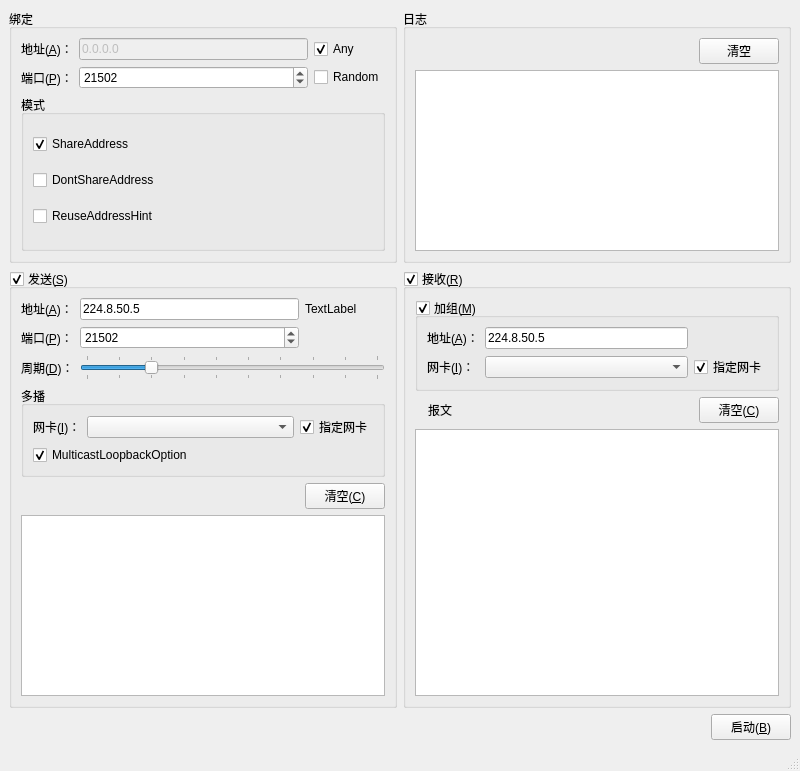
<?xml version="1.0" encoding="UTF-8"?>
<ui version="4.0">
 <class>MainWindow</class>
 <widget class="QMainWindow" name="MainWindow">
  <property name="geometry">
   <rect>
    <x>0</x>
    <y>0</y>
    <width>800</width>
    <height>771</height>
   </rect>
  </property>
  <property name="windowTitle">
   <string>QUdpSocket Demo</string>
  </property>
  <widget class="QWidget" name="centralwidget">
   <layout class="QVBoxLayout" name="verticalLayout_4">
    <item>
     <layout class="QHBoxLayout" name="horizontalLayout_3">
      <item>
       <widget class="QGroupBox" name="groupBoxBind">
        <property name="title">
         <string>绑定</string>
        </property>
        <layout class="QGridLayout" name="gridLayout">
         <item row="0" column="0">
          <widget class="QLabel" name="label_3">
           <property name="text">
            <string>地址(&amp;A)：</string>
           </property>
           <property name="buddy">
            <cstring>bindAddr</cstring>
           </property>
          </widget>
         </item>
         <item row="0" column="1">
          <widget class="QLineEdit" name="bindAddr">
           <property name="enabled">
            <bool>false</bool>
           </property>
           <property name="text">
            <string>0.0.0.0</string>
           </property>
          </widget>
         </item>
         <item row="0" column="2">
          <widget class="QCheckBox" name="cbAny">
           <property name="text">
            <string>Any</string>
           </property>
           <property name="checked">
            <bool>true</bool>
           </property>
          </widget>
         </item>
         <item row="1" column="0">
          <widget class="QLabel" name="label_4">
           <property name="text">
            <string>端口(&amp;P)：</string>
           </property>
           <property name="buddy">
            <cstring>bindPort</cstring>
           </property>
          </widget>
         </item>
         <item row="1" column="1">
          <widget class="QSpinBox" name="bindPort">
           <property name="suffix">
            <string/>
           </property>
           <property name="prefix">
            <string/>
           </property>
           <property name="minimum">
            <number>0</number>
           </property>
           <property name="maximum">
            <number>65535</number>
           </property>
           <property name="value">
            <number>21502</number>
           </property>
           <property name="displayIntegerBase">
            <number>10</number>
           </property>
          </widget>
         </item>
         <item row="1" column="2">
          <widget class="QCheckBox" name="cbRandom">
           <property name="text">
            <string>Random</string>
           </property>
          </widget>
         </item>
         <item row="2" column="0" colspan="3">
          <widget class="QGroupBox" name="groupBox_2">
           <property name="title">
            <string>模式</string>
           </property>
           <layout class="QVBoxLayout" name="verticalLayout">
            <item>
             <widget class="QCheckBox" name="cbShareAddress">
              <property name="text">
               <string>ShareAddress</string>
              </property>
              <property name="checked">
               <bool>true</bool>
              </property>
             </widget>
            </item>
            <item>
             <widget class="QCheckBox" name="cbDontShareAddress">
              <property name="text">
               <string>DontShareAddress</string>
              </property>
             </widget>
            </item>
            <item>
             <widget class="QCheckBox" name="cbReuseAddressHint">
              <property name="text">
               <string>ReuseAddressHint</string>
              </property>
             </widget>
            </item>
           </layout>
          </widget>
         </item>
        </layout>
       </widget>
      </item>
      <item>
       <widget class="QGroupBox" name="groupBox_3">
        <property name="title">
         <string>日志</string>
        </property>
        <layout class="QVBoxLayout" name="verticalLayout_2">
         <item>
          <layout class="QHBoxLayout" name="horizontalLayout">
           <item>
            <spacer name="horizontalSpacer">
             <property name="orientation">
              <enum>Qt::Horizontal</enum>
             </property>
             <property name="sizeHint" stdset="0">
              <size>
               <width>40</width>
               <height>20</height>
              </size>
             </property>
            </spacer>
           </item>
           <item>
            <widget class="QPushButton" name="pushButton">
             <property name="text">
              <string>清空</string>
             </property>
            </widget>
           </item>
          </layout>
         </item>
         <item>
          <widget class="QPlainTextEdit" name="plainTextEditLog">
           <property name="readOnly">
            <bool>true</bool>
           </property>
           <property name="maximumBlockCount">
            <number>100</number>
           </property>
          </widget>
         </item>
        </layout>
       </widget>
      </item>
     </layout>
    </item>
    <item>
     <layout class="QHBoxLayout" name="horizontalLayout_4">
      <item>
       <widget class="QGroupBox" name="groupBoxSend">
        <property name="title">
         <string>发送(&amp;S)</string>
        </property>
        <property name="checkable">
         <bool>true</bool>
        </property>
        <property name="checked">
         <bool>true</bool>
        </property>
        <layout class="QGridLayout" name="gridLayout_4">
         <item row="2" column="0">
          <widget class="QLabel" name="label_10">
           <property name="text">
            <string>周期(&amp;D)：</string>
           </property>
           <property name="buddy">
            <cstring>sliderFrequency</cstring>
           </property>
          </widget>
         </item>
         <item row="0" column="1">
          <widget class="QLineEdit" name="dstAddr">
           <property name="text">
            <string>224.8.50.5</string>
           </property>
          </widget>
         </item>
         <item row="2" column="1" colspan="2">
          <widget class="QSlider" name="sliderFrequency">
           <property name="minimum">
            <number>1</number>
           </property>
           <property name="maximum">
            <number>10</number>
           </property>
           <property name="pageStep">
            <number>1</number>
           </property>
           <property name="value">
            <number>3</number>
           </property>
           <property name="sliderPosition">
            <number>3</number>
           </property>
           <property name="orientation">
            <enum>Qt::Horizontal</enum>
           </property>
           <property name="invertedAppearance">
            <bool>false</bool>
           </property>
           <property name="invertedControls">
            <bool>false</bool>
           </property>
           <property name="tickPosition">
            <enum>QSlider::TicksBothSides</enum>
           </property>
           <property name="tickInterval">
            <number>1</number>
           </property>
          </widget>
         </item>
         <item row="0" column="2">
          <widget class="QLabel" name="labelAddrType">
           <property name="text">
            <string>TextLabel</string>
           </property>
          </widget>
         </item>
         <item row="0" column="0">
          <widget class="QLabel" name="label_6">
           <property name="text">
            <string>地址(&amp;A)：</string>
           </property>
           <property name="buddy">
            <cstring>dstAddr</cstring>
           </property>
          </widget>
         </item>
         <item row="5" column="0" colspan="3">
          <widget class="QPlainTextEdit" name="plainTextEditSend">
           <property name="readOnly">
            <bool>true</bool>
           </property>
           <property name="maximumBlockCount">
            <number>100</number>
           </property>
          </widget>
         </item>
         <item row="3" column="0" colspan="3">
          <widget class="QGroupBox" name="groupBoxMulti">
           <property name="statusTip">
            <string>多播时建议指定网卡</string>
           </property>
           <property name="title">
            <string>多播</string>
           </property>
           <layout class="QGridLayout" name="gridLayout_3">
            <item row="0" column="0">
             <widget class="QLabel" name="label_7">
              <property name="text">
               <string>网卡(&amp;I)：</string>
              </property>
              <property name="buddy">
               <cstring>iFaceSend</cstring>
              </property>
             </widget>
            </item>
            <item row="0" column="1">
             <widget class="QComboBox" name="iFaceSend">
              <property name="enabled">
               <bool>true</bool>
              </property>
              <property name="sizePolicy">
               <sizepolicy hsizetype="Expanding" vsizetype="Fixed">
                <horstretch>0</horstretch>
                <verstretch>0</verstretch>
               </sizepolicy>
              </property>
             </widget>
            </item>
            <item row="0" column="2">
             <widget class="QCheckBox" name="cbInterface4Send">
              <property name="text">
               <string>指定网卡</string>
              </property>
              <property name="checked">
               <bool>true</bool>
              </property>
             </widget>
            </item>
            <item row="1" column="0" colspan="2">
             <widget class="QCheckBox" name="cbMulticastLoopbackOption">
              <property name="text">
               <string>MulticastLoopbackOption</string>
              </property>
              <property name="checked">
               <bool>true</bool>
              </property>
             </widget>
            </item>
           </layout>
          </widget>
         </item>
         <item row="1" column="1">
          <widget class="QSpinBox" name="dstPort">
           <property name="suffix">
            <string/>
           </property>
           <property name="prefix">
            <string/>
           </property>
           <property name="minimum">
            <number>10000</number>
           </property>
           <property name="maximum">
            <number>65535</number>
           </property>
           <property name="value">
            <number>21502</number>
           </property>
           <property name="displayIntegerBase">
            <number>10</number>
           </property>
          </widget>
         </item>
         <item row="1" column="0">
          <widget class="QLabel" name="label_2">
           <property name="text">
            <string>端口(&amp;P)：</string>
           </property>
           <property name="buddy">
            <cstring>dstPort</cstring>
           </property>
          </widget>
         </item>
         <item row="4" column="2">
          <widget class="QPushButton" name="pushButton_3">
           <property name="text">
            <string>清空(&amp;C)</string>
           </property>
          </widget>
         </item>
        </layout>
       </widget>
      </item>
      <item>
       <widget class="QGroupBox" name="groupBoxRecv">
        <property name="title">
         <string>接收(&amp;R)</string>
        </property>
        <property name="checkable">
         <bool>true</bool>
        </property>
        <layout class="QVBoxLayout" name="verticalLayout_3">
         <item>
          <widget class="QGroupBox" name="groupBoxJoin">
           <property name="statusTip">
            <string>加组时建议指定网卡</string>
           </property>
           <property name="title">
            <string>加组(&amp;M)</string>
           </property>
           <property name="checkable">
            <bool>true</bool>
           </property>
           <property name="checked">
            <bool>true</bool>
           </property>
           <layout class="QGridLayout" name="gridLayout_2">
            <item row="0" column="0">
             <widget class="QLabel" name="label_5">
              <property name="text">
               <string>地址(&amp;A)：</string>
              </property>
              <property name="buddy">
               <cstring>multiAddr</cstring>
              </property>
             </widget>
            </item>
            <item row="0" column="1">
             <widget class="QLineEdit" name="multiAddr">
              <property name="text">
               <string>224.8.50.5</string>
              </property>
             </widget>
            </item>
            <item row="1" column="0">
             <widget class="QLabel" name="label">
              <property name="text">
               <string>网卡(&amp;I)：</string>
              </property>
              <property name="buddy">
               <cstring>iFaceJoin</cstring>
              </property>
             </widget>
            </item>
            <item row="1" column="1">
             <widget class="QComboBox" name="iFaceJoin"/>
            </item>
            <item row="1" column="2">
             <widget class="QCheckBox" name="cbInterface">
              <property name="text">
               <string>指定网卡</string>
              </property>
              <property name="checked">
               <bool>true</bool>
              </property>
             </widget>
            </item>
           </layout>
          </widget>
         </item>
         <item>
          <layout class="QHBoxLayout" name="horizontalLayout_2">
           <item>
            <widget class="QLabel" name="label_8">
             <property name="text">
              <string/>
             </property>
            </widget>
           </item>
           <item>
            <widget class="QLabel" name="label_9">
             <property name="text">
              <string>报文</string>
             </property>
            </widget>
           </item>
           <item>
            <spacer name="horizontalSpacer_2">
             <property name="orientation">
              <enum>Qt::Horizontal</enum>
             </property>
             <property name="sizeHint" stdset="0">
              <size>
               <width>40</width>
               <height>20</height>
              </size>
             </property>
            </spacer>
           </item>
           <item>
            <widget class="QPushButton" name="pushButton_2">
             <property name="text">
              <string>清空(&amp;C)</string>
             </property>
            </widget>
           </item>
          </layout>
         </item>
         <item>
          <widget class="QPlainTextEdit" name="plainTextEditRecv">
           <property name="readOnly">
            <bool>true</bool>
           </property>
           <property name="maximumBlockCount">
            <number>100</number>
           </property>
          </widget>
         </item>
        </layout>
       </widget>
      </item>
     </layout>
    </item>
    <item>
     <layout class="QHBoxLayout" name="horizontalLayout_5">
      <item>
       <spacer name="horizontalSpacer_3">
        <property name="orientation">
         <enum>Qt::Horizontal</enum>
        </property>
        <property name="sizeHint" stdset="0">
         <size>
          <width>40</width>
          <height>20</height>
         </size>
        </property>
       </spacer>
      </item>
      <item>
       <widget class="QPushButton" name="btnSwitch">
        <property name="text">
         <string>启动(&amp;B)</string>
        </property>
        <property name="checkable">
         <bool>true</bool>
        </property>
       </widget>
      </item>
     </layout>
    </item>
   </layout>
  </widget>
  <widget class="QMenuBar" name="menubar">
   <property name="geometry">
    <rect>
     <x>0</x>
     <y>0</y>
     <width>800</width>
     <height>27</height>
    </rect>
   </property>
  </widget>
  <widget class="QStatusBar" name="statusbar"/>
 </widget>
 <resources/>
 <connections>
  <connection>
   <sender>cbAny</sender>
   <signal>toggled(bool)</signal>
   <receiver>bindAddr</receiver>
   <slot>setDisabled(bool)</slot>
   <hints>
    <hint type="sourcelabel">
     <x>384</x>
     <y>102</y>
    </hint>
    <hint type="destinationlabel">
     <x>286</x>
     <y>76</y>
    </hint>
   </hints>
  </connection>
  <connection>
   <sender>cbRandom</sender>
   <signal>toggled(bool)</signal>
   <receiver>bindPort</receiver>
   <slot>setDisabled(bool)</slot>
   <hints>
    <hint type="sourcelabel">
     <x>384</x>
     <y>138</y>
    </hint>
    <hint type="destinationlabel">
     <x>301</x>
     <y>140</y>
    </hint>
   </hints>
  </connection>
  <connection>
   <sender>cbInterface</sender>
   <signal>toggled(bool)</signal>
   <receiver>iFaceJoin</receiver>
   <slot>setEnabled(bool)</slot>
   <hints>
    <hint type="sourcelabel">
     <x>765</x>
     <y>450</y>
    </hint>
    <hint type="destinationlabel">
     <x>682</x>
     <y>451</y>
    </hint>
   </hints>
  </connection>
  <connection>
   <sender>cbInterface4Send</sender>
   <signal>toggled(bool)</signal>
   <receiver>iFaceSend</receiver>
   <slot>setEnabled(bool)</slot>
   <hints>
    <hint type="sourcelabel">
     <x>372</x>
     <y>500</y>
    </hint>
    <hint type="destinationlabel">
     <x>289</x>
     <y>500</y>
    </hint>
   </hints>
  </connection>
  <connection>
   <sender>pushButton</sender>
   <signal>clicked()</signal>
   <receiver>plainTextEditLog</receiver>
   <slot>clear()</slot>
   <hints>
    <hint type="sourcelabel">
     <x>776</x>
     <y>104</y>
    </hint>
    <hint type="destinationlabel">
     <x>577</x>
     <y>221</y>
    </hint>
   </hints>
  </connection>
  <connection>
   <sender>pushButton_2</sender>
   <signal>clicked()</signal>
   <receiver>plainTextEditRecv</receiver>
   <slot>clear()</slot>
   <hints>
    <hint type="sourcelabel">
     <x>776</x>
     <y>500</y>
    </hint>
    <hint type="destinationlabel">
     <x>591</x>
     <y>551</y>
    </hint>
   </hints>
  </connection>
  <connection>
   <sender>cbRandom</sender>
   <signal>toggled(bool)</signal>
   <receiver>groupBoxRecv</receiver>
   <slot>setHidden(bool)</slot>
   <hints>
    <hint type="sourcelabel">
     <x>384</x>
     <y>138</y>
    </hint>
    <hint type="destinationlabel">
     <x>789</x>
     <y>566</y>
    </hint>
   </hints>
  </connection>
  <connection>
   <sender>btnSwitch</sender>
   <signal>toggled(bool)</signal>
   <receiver>groupBoxBind</receiver>
   <slot>setDisabled(bool)</slot>
   <hints>
    <hint type="sourcelabel">
     <x>789</x>
     <y>697</y>
    </hint>
    <hint type="destinationlabel">
     <x>288</x>
     <y>230</y>
    </hint>
   </hints>
  </connection>
  <connection>
   <sender>cbRandom</sender>
   <signal>toggled(bool)</signal>
   <receiver>groupBoxRecv</receiver>
   <slot>setDisabled(bool)</slot>
   <hints>
    <hint type="sourcelabel">
     <x>384</x>
     <y>138</y>
    </hint>
    <hint type="destinationlabel">
     <x>789</x>
     <y>597</y>
    </hint>
   </hints>
  </connection>
  <connection>
   <sender>btnSwitch</sender>
   <signal>toggled(bool)</signal>
   <receiver>cbInterface4Send</receiver>
   <slot>setDisabled(bool)</slot>
   <hints>
    <hint type="sourcelabel">
     <x>789</x>
     <y>697</y>
    </hint>
    <hint type="destinationlabel">
     <x>372</x>
     <y>500</y>
    </hint>
   </hints>
  </connection>
  <connection>
   <sender>btnSwitch</sender>
   <signal>toggled(bool)</signal>
   <receiver>groupBoxJoin</receiver>
   <slot>setDisabled(bool)</slot>
   <hints>
    <hint type="sourcelabel">
     <x>789</x>
     <y>697</y>
    </hint>
    <hint type="destinationlabel">
     <x>777</x>
     <y>463</y>
    </hint>
   </hints>
  </connection>
  <connection>
   <sender>pushButton_3</sender>
   <signal>clicked()</signal>
   <receiver>plainTextEditSend</receiver>
   <slot>clear()</slot>
   <hints>
    <hint type="sourcelabel">
     <x>342</x>
     <y>556</y>
    </hint>
    <hint type="destinationlabel">
     <x>334</x>
     <y>578</y>
    </hint>
   </hints>
  </connection>
 </connections>
</ui>
